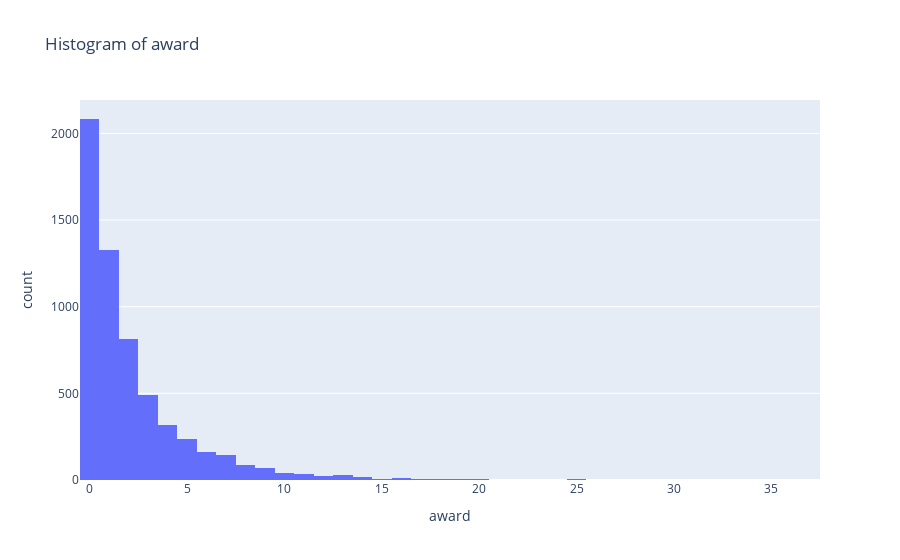

Here is the notebook cell this chart was saved with:
### Code cell
fig = px.histogram(player, x='award', title='Histogram of award')
fig.update_layout(xaxis_title='award')
fig.show()

### Figure 1 — Plotly figure (JSON) as saved in the notebook; plotly's stock layout.template omitted (floating-point values rounded to 4 significant figures; data arrays with more than 128 entries replaced by an {"elided": "..."} marker saying what was removed)
{"data": [{"alignmentgroup": "True", "bingroup": "x", "hovertemplate": "award=%{x}<br>count=%{y}<extra></extra>", "legendgroup": "", "marker": {"color": "#636efa", "pattern": {"shape": ""}}, "name": "", "offsetgroup": "", "orientation": "v", "showlegend": false, "type": "histogram", "x": {"elided": "5926 int values"}, "xaxis": "x", "yaxis": "y"}], "layout": {"barmode": "relative", "legend": {"tracegroupgap": 0}, "title": {"text": "Histogram of award"}, "xaxis": {"anchor": "y", "domain": [0, 1], "title": {"text": "award"}}, "yaxis": {"anchor": "x", "domain": [0, 1], "title": {"text": "count"}}}}
